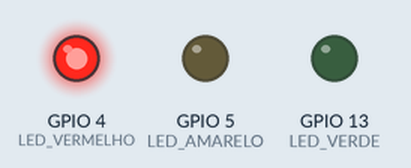
Recording of a sketch running on a simulated ESP32. On the bench: output pins drawn as LEDs (lit = HIGH). What the sketch prints to the serial monitor is not drawn.

Above: at 2.5 s.
At 9.5 s:
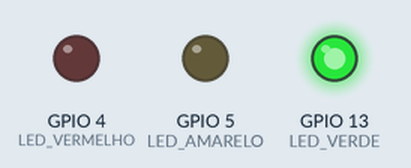
At 13.0 s:
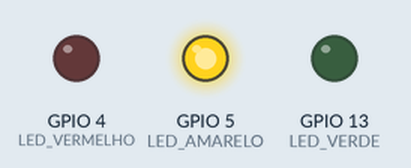
Timing chart, 0 to 18.2 s (numbered marks = the images above):
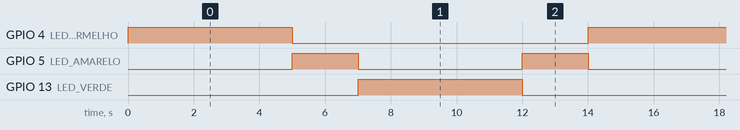

Measured:
- by itself, GPIO 4 (LED_VERMELHO), GPIO 13 (LED_VERDE): alternates HIGH for 5.0 s and LOW for 9.0 s
- by itself, GPIO 5 (LED_AMARELO): alternates HIGH for 2.0 s and LOW for 5.0 s
- by itself, everything shown: repeats every 14.0 s, in 5 steps

The sketch:

desafio_modo_noturno.ino
```cpp
/*
 * Projeto: Desafio — Semáforo com modo noturno
 * Livro: ESP32 Descomplicado — Capítulo 4 (Desafio)
 * Autor: Felipe Tavares
 * Descrição: Semáforo normal que pode ser colocado em modo noturno
 *            alterando uma variável bool. No modo noturno só o LED amarelo
 *            pisca a cada 1 segundo, como nos semáforos de madrugada.
 * Hardware: ESP32 DevKit v1 + 3 LEDs + 3 resistores 220Ω + protoboard
 *           LED vermelho → GPIO4 | LED amarelo → GPIO5 | LED verde → GPIO13
 * Testado em: Arduino IDE 2.x, pacote ESP32 by Espressif Systems
 *
 * Se você usar este projeto em publicações, vídeos ou repositórios,
 * mantenha este cabeçalho com a atribuição ao autor.
 */

#define LED_VERMELHO 4
#define LED_AMARELO  5
#define LED_VERDE    13

#define TEMPO_VERMELHO 5000
#define TEMPO_AMARELO  2000
#define TEMPO_VERDE    5000

// Variável bool que controla o modo de operação.
// true  = modo noturno (só amarelo piscando)
// false = modo normal  (semáforo completo)
// Para ativar o modo noturno, basta trocar false por true aqui e regravar.
bool modoNoturno = false;

void setup() {
  pinMode(LED_VERMELHO, OUTPUT);
  pinMode(LED_AMARELO,  OUTPUT);
  pinMode(LED_VERDE,    OUTPUT);

  digitalWrite(LED_VERMELHO, LOW);
  digitalWrite(LED_AMARELO,  LOW);
  digitalWrite(LED_VERDE,    LOW);

  Serial.begin(115200);

  // Avisa no Serial qual modo está ativo ao ligar
  if (modoNoturno) {
    Serial.println("Modo NOTURNO ativado — amarelo piscando");
  } else {
    Serial.println("Modo NORMAL ativado — semáforo completo");
  }
}

void loop() {
  // O if verifica o valor da variável a cada ciclo do loop.
  // Dependendo do valor, executa um comportamento diferente.
  if (modoNoturno) {
    // Modo noturno: apaga vermelho e verde, pisca só o amarelo
    digitalWrite(LED_VERMELHO, LOW);
    digitalWrite(LED_VERDE,    LOW);

    digitalWrite(LED_AMARELO, HIGH);
    delay(500);   // meio segundo aceso
    digitalWrite(LED_AMARELO, LOW);
    delay(500);   // meio segundo apagado
    // Total: 1 piscada por segundo

  } else {
    // Modo normal: ciclo completo do semáforo

    // Vermelho
    digitalWrite(LED_VERMELHO, HIGH);
    digitalWrite(LED_AMARELO,  LOW);
    digitalWrite(LED_VERDE,    LOW);
    delay(TEMPO_VERMELHO);

    // Amarelo (vai abrir)
    digitalWrite(LED_VERMELHO, LOW);
    digitalWrite(LED_AMARELO,  HIGH);
    delay(TEMPO_AMARELO);

    // Verde
    digitalWrite(LED_AMARELO,  LOW);
    digitalWrite(LED_VERDE,    HIGH);
    delay(TEMPO_VERDE);

    // Amarelo (vai fechar)
    digitalWrite(LED_VERDE,   LOW);
    digitalWrite(LED_AMARELO, HIGH);
    delay(TEMPO_AMARELO);

    // Apaga amarelo antes do loop reiniciar no vermelho
    digitalWrite(LED_AMARELO, LOW);
  }
}
```
